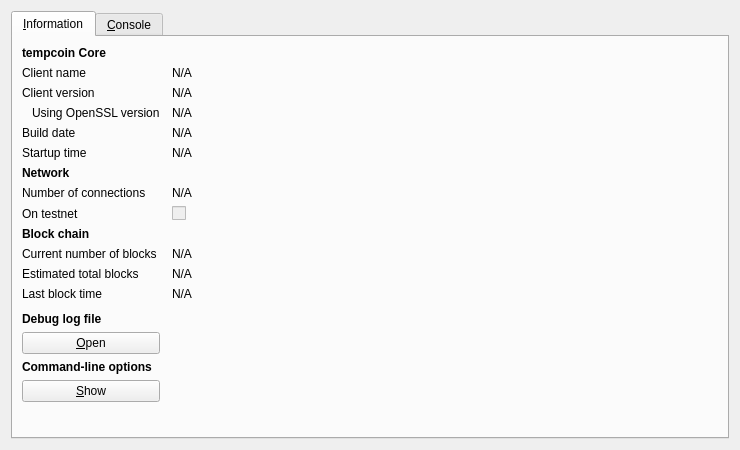
<?xml version="1.0" encoding="UTF-8"?>
<ui version="4.0">
 <class>RPCConsole</class>
 <widget class="QDialog" name="RPCConsole">
  <property name="geometry">
   <rect>
    <x>0</x>
    <y>0</y>
    <width>740</width>
    <height>450</height>
   </rect>
  </property>
  <property name="windowTitle">
   <string>tempcoin - Debug window</string>
  </property>
  <layout class="QVBoxLayout" name="verticalLayout_2">
   <item>
    <widget class="QTabWidget" name="tabWidget">
     <property name="currentIndex">
      <number>0</number>
     </property>
     <widget class="QWidget" name="tab_info">
      <attribute name="title">
       <string>&amp;Information</string>
      </attribute>
      <layout class="QGridLayout" name="gridLayout" columnstretch="0,1">
       <property name="horizontalSpacing">
        <number>12</number>
       </property>
       <item row="0" column="0">
        <widget class="QLabel" name="label_9">
         <property name="font">
          <font>
           <weight>75</weight>
           <bold>true</bold>
          </font>
         </property>
         <property name="text">
          <string>tempcoin Core</string>
         </property>
        </widget>
       </item>
       <item row="1" column="0">
        <widget class="QLabel" name="label_5">
         <property name="text">
          <string>Client name</string>
         </property>
        </widget>
       </item>
       <item row="1" column="1">
        <widget class="QLabel" name="clientName">
         <property name="cursor">
          <cursorShape>IBeamCursor</cursorShape>
         </property>
         <property name="text">
          <string>N/A</string>
         </property>
         <property name="textFormat">
          <enum>Qt::PlainText</enum>
         </property>
         <property name="textInteractionFlags">
          <set>Qt::LinksAccessibleByMouse|Qt::TextSelectableByKeyboard|Qt::TextSelectableByMouse</set>
         </property>
        </widget>
       </item>
       <item row="2" column="0">
        <widget class="QLabel" name="label_6">
         <property name="text">
          <string>Client version</string>
         </property>
        </widget>
       </item>
       <item row="2" column="1">
        <widget class="QLabel" name="clientVersion">
         <property name="cursor">
          <cursorShape>IBeamCursor</cursorShape>
         </property>
         <property name="text">
          <string>N/A</string>
         </property>
         <property name="textFormat">
          <enum>Qt::PlainText</enum>
         </property>
         <property name="textInteractionFlags">
          <set>Qt::LinksAccessibleByMouse|Qt::TextSelectableByKeyboard|Qt::TextSelectableByMouse</set>
         </property>
        </widget>
       </item>
       <item row="3" column="0">
        <widget class="QLabel" name="label_14">
         <property name="text">
          <string>Using OpenSSL version</string>
         </property>
         <property name="indent">
          <number>10</number>
         </property>
        </widget>
       </item>
       <item row="3" column="1">
        <widget class="QLabel" name="openSSLVersion">
         <property name="cursor">
          <cursorShape>IBeamCursor</cursorShape>
         </property>
         <property name="text">
          <string>N/A</string>
         </property>
         <property name="textFormat">
          <enum>Qt::PlainText</enum>
         </property>
         <property name="textInteractionFlags">
          <set>Qt::LinksAccessibleByMouse|Qt::TextSelectableByKeyboard|Qt::TextSelectableByMouse</set>
         </property>
        </widget>
       </item>
       <item row="4" column="0">
        <widget class="QLabel" name="label_12">
         <property name="text">
          <string>Build date</string>
         </property>
        </widget>
       </item>
       <item row="4" column="1">
        <widget class="QLabel" name="buildDate">
         <property name="cursor">
          <cursorShape>IBeamCursor</cursorShape>
         </property>
         <property name="text">
          <string>N/A</string>
         </property>
         <property name="textFormat">
          <enum>Qt::PlainText</enum>
         </property>
         <property name="textInteractionFlags">
          <set>Qt::LinksAccessibleByMouse|Qt::TextSelectableByKeyboard|Qt::TextSelectableByMouse</set>
         </property>
        </widget>
       </item>
       <item row="5" column="0">
        <widget class="QLabel" name="label_13">
         <property name="text">
          <string>Startup time</string>
         </property>
        </widget>
       </item>
       <item row="5" column="1">
        <widget class="QLabel" name="startupTime">
         <property name="cursor">
          <cursorShape>IBeamCursor</cursorShape>
         </property>
         <property name="text">
          <string>N/A</string>
         </property>
         <property name="textFormat">
          <enum>Qt::PlainText</enum>
         </property>
         <property name="textInteractionFlags">
          <set>Qt::LinksAccessibleByMouse|Qt::TextSelectableByKeyboard|Qt::TextSelectableByMouse</set>
         </property>
        </widget>
       </item>
       <item row="6" column="0">
        <widget class="QLabel" name="label_11">
         <property name="font">
          <font>
           <weight>75</weight>
           <bold>true</bold>
          </font>
         </property>
         <property name="text">
          <string>Network</string>
         </property>
        </widget>
       </item>
       <item row="7" column="0">
        <widget class="QLabel" name="label_7">
         <property name="text">
          <string>Number of connections</string>
         </property>
        </widget>
       </item>
       <item row="7" column="1">
        <widget class="QLabel" name="numberOfConnections">
         <property name="cursor">
          <cursorShape>IBeamCursor</cursorShape>
         </property>
         <property name="text">
          <string>N/A</string>
         </property>
         <property name="textFormat">
          <enum>Qt::PlainText</enum>
         </property>
         <property name="textInteractionFlags">
          <set>Qt::LinksAccessibleByMouse|Qt::TextSelectableByKeyboard|Qt::TextSelectableByMouse</set>
         </property>
        </widget>
       </item>
       <item row="8" column="0">
        <widget class="QLabel" name="label_8">
         <property name="text">
          <string>On testnet</string>
         </property>
        </widget>
       </item>
       <item row="8" column="1">
        <widget class="QCheckBox" name="isTestNet">
         <property name="enabled">
          <bool>false</bool>
         </property>
         <property name="text">
          <string/>
         </property>
        </widget>
       </item>
       <item row="9" column="0">
        <widget class="QLabel" name="label_10">
         <property name="font">
          <font>
           <weight>75</weight>
           <bold>true</bold>
          </font>
         </property>
         <property name="text">
          <string>Block chain</string>
         </property>
        </widget>
       </item>
       <item row="10" column="0">
        <widget class="QLabel" name="label_3">
         <property name="text">
          <string>Current number of blocks</string>
         </property>
        </widget>
       </item>
       <item row="10" column="1">
        <widget class="QLabel" name="numberOfBlocks">
         <property name="cursor">
          <cursorShape>IBeamCursor</cursorShape>
         </property>
         <property name="text">
          <string>N/A</string>
         </property>
         <property name="textFormat">
          <enum>Qt::PlainText</enum>
         </property>
         <property name="textInteractionFlags">
          <set>Qt::LinksAccessibleByMouse|Qt::TextSelectableByKeyboard|Qt::TextSelectableByMouse</set>
         </property>
        </widget>
       </item>
       <item row="11" column="0">
        <widget class="QLabel" name="label_4">
         <property name="text">
          <string>Estimated total blocks</string>
         </property>
        </widget>
       </item>
       <item row="11" column="1">
        <widget class="QLabel" name="totalBlocks">
         <property name="cursor">
          <cursorShape>IBeamCursor</cursorShape>
         </property>
         <property name="text">
          <string>N/A</string>
         </property>
         <property name="textFormat">
          <enum>Qt::PlainText</enum>
         </property>
         <property name="textInteractionFlags">
          <set>Qt::LinksAccessibleByMouse|Qt::TextSelectableByKeyboard|Qt::TextSelectableByMouse</set>
         </property>
        </widget>
       </item>
       <item row="12" column="0">
        <widget class="QLabel" name="label_2">
         <property name="text">
          <string>Last block time</string>
         </property>
        </widget>
       </item>
       <item row="12" column="1">
        <widget class="QLabel" name="lastBlockTime">
         <property name="cursor">
          <cursorShape>IBeamCursor</cursorShape>
         </property>
         <property name="text">
          <string>N/A</string>
         </property>
         <property name="textFormat">
          <enum>Qt::PlainText</enum>
         </property>
         <property name="textInteractionFlags">
          <set>Qt::LinksAccessibleByMouse|Qt::TextSelectableByKeyboard|Qt::TextSelectableByMouse</set>
         </property>
        </widget>
       </item>
       <item row="13" column="0">
        <spacer name="verticalSpacer_2">
         <property name="orientation">
          <enum>Qt::Vertical</enum>
         </property>
         <property name="sizeHint" stdset="0">
          <size>
           <width>20</width>
           <height>20</height>
          </size>
         </property>
        </spacer>
       </item>
       <item row="14" column="0">
        <widget class="QLabel" name="labelDebugLogfile">
         <property name="font">
          <font>
           <weight>75</weight>
           <bold>true</bold>
          </font>
         </property>
         <property name="text">
          <string>Debug log file</string>
         </property>
        </widget>
       </item>
       <item row="15" column="0">
        <widget class="QPushButton" name="openDebugLogfileButton">
         <property name="toolTip">
          <string>Open the tempcoin debug log file from the current data directory. This can take a few seconds for large log files.</string>
         </property>
         <property name="text">
          <string>&amp;Open</string>
         </property>
         <property name="autoDefault">
          <bool>false</bool>
         </property>
        </widget>
       </item>
       <item row="16" column="0">
        <widget class="QLabel" name="labelCLOptions">
         <property name="font">
          <font>
           <weight>75</weight>
           <bold>true</bold>
          </font>
         </property>
         <property name="text">
          <string>Command-line options</string>
         </property>
        </widget>
       </item>
       <item row="17" column="0">
        <widget class="QPushButton" name="showCLOptionsButton">
         <property name="toolTip">
          <string>Show the tempcoin-Qt help message to get a list with possible tempcoin command-line options.</string>
         </property>
         <property name="text">
          <string>&amp;Show</string>
         </property>
         <property name="autoDefault">
          <bool>false</bool>
         </property>
        </widget>
       </item>
       <item row="18" column="0">
        <spacer name="verticalSpacer">
         <property name="orientation">
          <enum>Qt::Vertical</enum>
         </property>
         <property name="sizeHint" stdset="0">
          <size>
           <width>20</width>
           <height>40</height>
          </size>
         </property>
        </spacer>
       </item>
      </layout>
     </widget>
     <widget class="QWidget" name="tab_console">
      <attribute name="title">
       <string>&amp;Console</string>
      </attribute>
      <layout class="QVBoxLayout" name="verticalLayout_3">
       <property name="spacing">
        <number>3</number>
       </property>
       <item>
        <widget class="QTextEdit" name="messagesWidget">
         <property name="minimumSize">
          <size>
           <width>0</width>
           <height>100</height>
          </size>
         </property>
         <property name="readOnly">
          <bool>true</bool>
         </property>
         <property name="tabKeyNavigation" stdset="0">
          <bool>false</bool>
         </property>
         <property name="columnCount" stdset="0">
          <number>2</number>
         </property>
        </widget>
       </item>
       <item>
        <layout class="QHBoxLayout" name="horizontalLayout">
         <property name="spacing">
          <number>3</number>
         </property>
         <item>
          <widget class="QLabel" name="label">
           <property name="text">
            <string notr="true">&gt;</string>
           </property>
          </widget>
         </item>
         <item>
          <widget class="QLineEdit" name="lineEdit"/>
         </item>
         <item>
          <widget class="QPushButton" name="clearButton">
           <property name="maximumSize">
            <size>
             <width>24</width>
             <height>24</height>
            </size>
           </property>
           <property name="toolTip">
            <string>Clear console</string>
           </property>
           <property name="text">
            <string/>
           </property>
           <property name="icon">
            <iconset resource="../bitcoin.qrc">
             <normaloff>:/icons/remove</normaloff>:/icons/remove</iconset>
           </property>
           <property name="shortcut">
            <string notr="true">Ctrl+L</string>
           </property>
           <property name="autoDefault">
            <bool>false</bool>
           </property>
          </widget>
         </item>
        </layout>
       </item>
      </layout>
     </widget>
    </widget>
   </item>
  </layout>
 </widget>
 <resources>
  <include location="../bitcoin.qrc"/>
 </resources>
 <connections/>
</ui>
